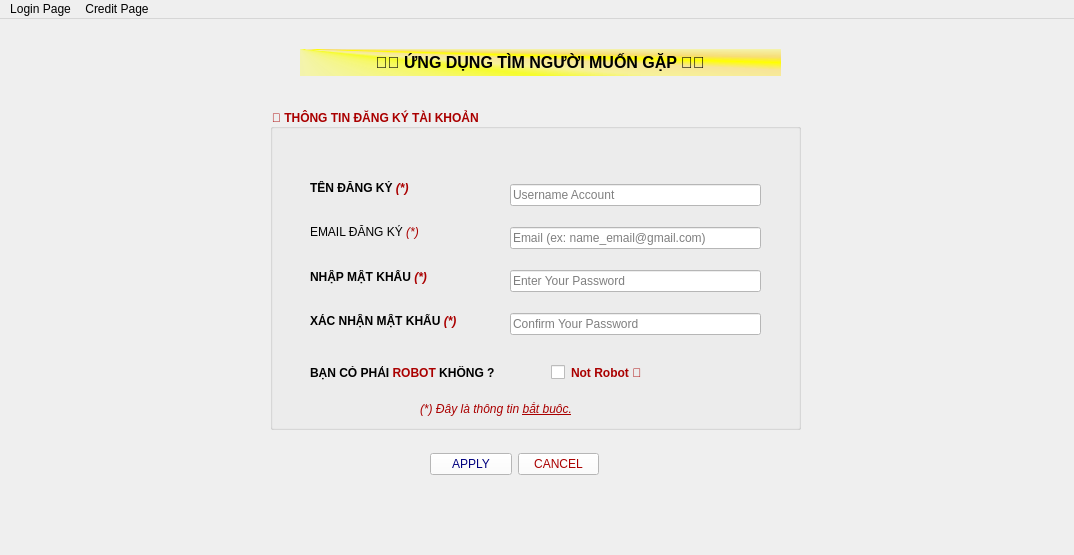
<?xml version="1.0" encoding="UTF-8"?>
<ui version="4.0">
 <class>Sign_Up_Page</class>
 <widget class="QMainWindow" name="Sign_Up_Page">
  <property name="geometry">
   <rect>
    <x>0</x>
    <y>0</y>
    <width>1074</width>
    <height>555</height>
   </rect>
  </property>
  <property name="windowTitle">
   <string>MainWindow</string>
  </property>
  <widget class="QWidget" name="REGISTER_ACCOUNT">
   <widget class="QGroupBox" name="info_account">
    <property name="geometry">
     <rect>
      <x>270</x>
      <y>90</y>
      <width>531</width>
      <height>321</height>
     </rect>
    </property>
    <property name="font">
     <font>
      <family>Segoe UI</family>
      <pointsize>9</pointsize>
      <italic>false</italic>
      <bold>true</bold>
     </font>
    </property>
    <property name="styleSheet">
     <string notr="true">color: rgb(170, 0, 0);
border-color: rgb(255, 255, 127);
font: 700 9pt &quot;Segoe UI&quot;;</string>
    </property>
    <property name="title">
     <string>📝 THÔNG TIN ĐĂNG KÝ TÀI KHOẢN </string>
    </property>
    <widget class="QWidget" name="verticalLayoutWidget">
     <property name="geometry">
      <rect>
       <x>40</x>
       <y>60</y>
       <width>201</width>
       <height>171</height>
      </rect>
     </property>
     <layout class="QVBoxLayout" name="text_labe_box">
      <item>
       <widget class="QLabel" name="user_name_label">
        <property name="font">
         <font>
          <family>Segoe UI</family>
          <pointsize>9</pointsize>
          <italic>false</italic>
          <bold>true</bold>
         </font>
        </property>
        <property name="styleSheet">
         <string notr="true">color: rgb(0, 0, 0);
font: 700 9pt &quot;Segoe UI&quot;;</string>
        </property>
        <property name="text">
         <string>&lt;html&gt;&lt;head/&gt;&lt;body&gt;&lt;p&gt;TÊN ĐĂNG KÝ &lt;span style=&quot; font-style:italic; color:#aa0000;&quot;&gt;(*)&lt;/span&gt;&lt;/p&gt;&lt;/body&gt;&lt;/html&gt;</string>
        </property>
       </widget>
      </item>
      <item>
       <widget class="QLabel" name="emai_label">
        <property name="styleSheet">
         <string notr="true">color: rgb(0, 0, 0);</string>
        </property>
        <property name="text">
         <string>&lt;html&gt;&lt;head/&gt;&lt;body&gt;&lt;p&gt;EMAIL ĐĂNG KÝ &lt;span style=&quot; font-style:italic; color:#aa0000;&quot;&gt;(*)&lt;/span&gt;&lt;/p&gt;&lt;/body&gt;&lt;/html&gt;</string>
        </property>
       </widget>
      </item>
      <item>
       <widget class="QLabel" name="password_label">
        <property name="font">
         <font>
          <family>Segoe UI</family>
          <pointsize>9</pointsize>
          <italic>false</italic>
          <bold>true</bold>
         </font>
        </property>
        <property name="styleSheet">
         <string notr="true">color: rgb(0, 0, 0);</string>
        </property>
        <property name="text">
         <string>&lt;html&gt;&lt;head/&gt;&lt;body&gt;&lt;p&gt;NHẬP MẬT KHẨU &lt;span style=&quot; font-style:italic; color:#aa0000;&quot;&gt;(*)&lt;/span&gt;&lt;/p&gt;&lt;/body&gt;&lt;/html&gt;</string>
        </property>
       </widget>
      </item>
      <item>
       <widget class="QLabel" name="confirm_password_label">
        <property name="font">
         <font>
          <family>Segoe UI</family>
          <pointsize>9</pointsize>
          <italic>false</italic>
          <bold>true</bold>
         </font>
        </property>
        <property name="styleSheet">
         <string notr="true">color: rgb(0, 0, 0);</string>
        </property>
        <property name="text">
         <string>&lt;html&gt;&lt;head/&gt;&lt;body&gt;&lt;p&gt;XÁC NHẬN MẬT KHẨU &lt;span style=&quot; font-style:italic; color:#aa0000;&quot;&gt;(*)&lt;/span&gt;&lt;/p&gt;&lt;/body&gt;&lt;/html&gt;</string>
        </property>
       </widget>
      </item>
     </layout>
    </widget>
    <widget class="QWidget" name="verticalLayoutWidget_2">
     <property name="geometry">
      <rect>
       <x>240</x>
       <y>60</y>
       <width>251</width>
       <height>181</height>
      </rect>
     </property>
     <layout class="QVBoxLayout" name="fill_in_user_info">
      <item>
       <widget class="QLineEdit" name="account_name">
        <property name="styleSheet">
         <string notr="true">color: rgb(0, 0, 0);
background-color: rgb(255, 255, 255);
font: 9pt &quot;Segoe UI&quot;;</string>
        </property>
        <property name="placeholderText">
         <string>Username Account</string>
        </property>
       </widget>
      </item>
      <item>
       <widget class="QLineEdit" name="account_email">
        <property name="styleSheet">
         <string notr="true">color: rgb(0, 0, 0);
background-color: rgb(255, 255, 255);
font: 9pt &quot;Segoe UI&quot;;</string>
        </property>
        <property name="placeholderText">
         <string>Email (ex: name_email@gmail.com)</string>
        </property>
       </widget>
      </item>
      <item>
       <widget class="QLineEdit" name="account_password">
        <property name="styleSheet">
         <string notr="true">color: rgb(0, 0, 0);
background-color: rgb(255, 255, 255);
font: 9pt &quot;Segoe UI&quot;;</string>
        </property>
        <property name="placeholderText">
         <string>Enter Your Password</string>
        </property>
       </widget>
      </item>
      <item>
       <widget class="QLineEdit" name="confirm_password">
        <property name="styleSheet">
         <string notr="true">color: rgb(0, 0, 0);
background-color: rgb(255, 255, 255);
font: 9pt &quot;Segoe UI&quot;;</string>
        </property>
        <property name="echoMode">
         <enum>QLineEdit::Password</enum>
        </property>
        <property name="placeholderText">
         <string>Confirm Your Password</string>
        </property>
       </widget>
      </item>
     </layout>
    </widget>
    <widget class="QWidget" name="horizontalLayoutWidget">
     <property name="geometry">
      <rect>
       <x>40</x>
       <y>250</y>
       <width>381</width>
       <height>28</height>
      </rect>
     </property>
     <layout class="QHBoxLayout" name="check_robot_box">
      <property name="spacing">
       <number>7</number>
      </property>
      <item>
       <widget class="QLabel" name="check_robot_text">
        <property name="font">
         <font>
          <family>Segoe UI</family>
          <pointsize>9</pointsize>
          <italic>false</italic>
          <bold>true</bold>
         </font>
        </property>
        <property name="styleSheet">
         <string notr="true">color: rgb(0, 0, 0);
font: 700 9pt &quot;Segoe UI&quot;;</string>
        </property>
        <property name="text">
         <string>&lt;html&gt;&lt;head/&gt;&lt;body&gt;&lt;p&gt;BẠN CÓ PHẢI &lt;span style=&quot; color:#aa0000;&quot;&gt;ROBOT&lt;/span&gt; KHÔNG ?&lt;/p&gt;&lt;/body&gt;&lt;/html&gt;</string>
        </property>
       </widget>
      </item>
      <item alignment="Qt::AlignHCenter">
       <widget class="QCheckBox" name="check_robot">
        <property name="font">
         <font>
          <family>Segoe UI</family>
          <pointsize>9</pointsize>
          <italic>false</italic>
          <bold>true</bold>
         </font>
        </property>
        <property name="styleSheet">
         <string notr="true">color: rgb(170, 0, 0);
font: 700 9pt &quot;Segoe UI&quot;;</string>
        </property>
        <property name="text">
         <string>Not Robot 🤖</string>
        </property>
       </widget>
      </item>
     </layout>
    </widget>
    <widget class="QLabel" name="label">
     <property name="geometry">
      <rect>
       <x>150</x>
       <y>290</y>
       <width>187</width>
       <height>20</height>
      </rect>
     </property>
     <property name="text">
      <string>&lt;html&gt;&lt;head/&gt;&lt;body&gt;&lt;p&gt;&lt;span style=&quot; font-weight:400; font-style:italic; color:#aa0000;&quot;&gt;(*) Đây là thông tin &lt;/span&gt;&lt;span style=&quot; font-weight:400; font-style:italic; text-decoration: underline; color:#aa0000;&quot;&gt;bắt buộc.&lt;/span&gt;&lt;/p&gt;&lt;/body&gt;&lt;/html&gt;</string>
     </property>
    </widget>
   </widget>
   <widget class="QLabel" name="title_label">
    <property name="geometry">
     <rect>
      <x>300</x>
      <y>30</y>
      <width>481</width>
      <height>27</height>
     </rect>
    </property>
    <property name="font">
     <font>
      <pointsize>12</pointsize>
      <bold>true</bold>
     </font>
    </property>
    <property name="mouseTracking">
     <bool>true</bool>
    </property>
    <property name="styleSheet">
     <string notr="true">background-color: qconicalgradient(cx:0, cy:0, angle:135, stop:0 rgba(255, 255, 0, 69), stop:0.375 rgba(255, 255, 0, 69), stop:0.423533 rgba(251, 255, 0, 145), stop:0.45 rgba(247, 255, 0, 208), stop:0.477581 rgba(255, 244, 71, 130), stop:0.518717 rgba(255, 218, 71, 130), stop:0.55 rgba(255, 255, 0, 255), stop:0.57754 rgba(255, 203, 0, 130), stop:0.625 rgba(255, 255, 0, 69), stop:1 rgba(255, 255, 0, 69));
color: rgb(0, 0, 0);</string>
    </property>
    <property name="text">
     <string>&lt;html&gt;&lt;head/&gt;&lt;body&gt;&lt;p align=&quot;center&quot;&gt;💑💑 ỨNG DỤNG TÌM NGƯỜI MUỐN GẶP 💑💑&lt;/p&gt;&lt;/body&gt;&lt;/html&gt;</string>
    </property>
   </widget>
   <widget class="QWidget" name="horizontalLayoutWidget_2">
    <property name="geometry">
     <rect>
      <x>430</x>
      <y>430</y>
      <width>169</width>
      <height>31</height>
     </rect>
    </property>
    <layout class="QHBoxLayout" name="exit_box">
     <item>
      <widget class="QPushButton" name="apply_button">
       <property name="styleSheet">
        <string notr="true">color: rgb(0, 0, 127);
background-color: rgb(255, 255, 255);
font: 700 9pt &quot;Segoe UI&quot;;</string>
       </property>
       <property name="text">
        <string>APPLY</string>
       </property>
      </widget>
     </item>
     <item>
      <widget class="QPushButton" name="cancel_button">
       <property name="styleSheet">
        <string notr="true">color: rgb(170, 0, 0);
background-color: rgb(255, 255, 255);
font: 700 9pt &quot;Segoe UI&quot;;</string>
       </property>
       <property name="text">
        <string>CANCEL</string>
       </property>
      </widget>
     </item>
    </layout>
   </widget>
  </widget>
  <widget class="QMenuBar" name="menubar">
   <property name="geometry">
    <rect>
     <x>0</x>
     <y>0</y>
     <width>1074</width>
     <height>25</height>
    </rect>
   </property>
   <widget class="QMenu" name="menu_login_page">
    <property name="title">
     <string>Login Page</string>
    </property>
   </widget>
   <widget class="QMenu" name="menu_credit_page">
    <property name="title">
     <string>Credit Page</string>
    </property>
   </widget>
   <addaction name="menu_login_page"/>
   <addaction name="menu_credit_page"/>
  </widget>
 </widget>
 <resources/>
 <connections/>
</ui>
